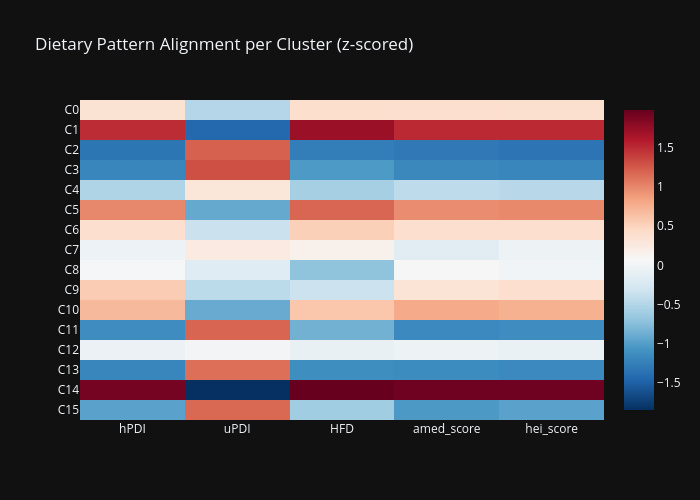

Write notebook code for a chart like this one.
### Markdown cell above
---
## 9. Dietary Pattern Alignment

### Code cell
pattern_df_raw = rows_to_df(load_strict_xlsx(TABLE5_FILE, 2))
pattern_matrix = pattern_df_raw.pivot(index='species', columns='variable', values='spearman_r')
pattern_135 = pattern_matrix.reindex(important_species).fillna(0)

key_indices = ['hPDI', 'uPDI', 'HFD', 'amed_score', 'hei_score']
available_indices = [k for k in key_indices if k in pattern_135.columns]
print(f'Available dietary indices: {available_indices}')

diet_alignment = pd.DataFrame(index=range(K))
for ci in range(K):
    centroid = pd.Series(centroids_original[ci], index=important_species)
    for idx in available_indices:
        diet_alignment.loc[ci, idx] = float(pattern_135[idx].values @ centroid.values)

diet_alignment.index.name = 'cluster'

if available_indices:
    da_normed = diet_alignment[available_indices].apply(lambda x: (x - x.mean()) / x.std() if x.std() > 0 else 0)
    fig = px.imshow(da_normed.values, x=available_indices, y=[f'C{i}' for i in range(K)],
        color_continuous_scale='RdBu_r', aspect='auto',
        title='Dietary Pattern Alignment per Cluster (z-scored)',
        template=PLOTLY_DARK, width=700, height=500)
    fig.show()

print(diet_alignment.round(6).to_string())

### Figure 1 — Plotly figure (JSON) as saved in the notebook; plotly's stock layout.template omitted (floating-point values rounded to 4 significant figures)
{"data": [{"coloraxis": "coloraxis", "hovertemplate": "x: %{x}<br>y: %{y}<br>color: %{z}<extra></extra>", "name": "0", "type": "heatmap", "x": ["hPDI", "uPDI", "HFD", "amed_score", "hei_score"], "xaxis": "x", "y": ["C0", "C1", "C2", "C3", "C4", "C5", "C6", "C7", "C8", "C9", "C10", "C11", "C12", "C13", "C14", "C15"], "yaxis": "y", "z": [[0.3446, -0.49, 0.4014, 0.3975, 0.3824], [1.488, -1.431, 1.718, 1.501, 1.501], [-1.327, 1.209, -1.257, -1.296, -1.34], [-1.19, 1.299, -1.023, -1.171, -1.191], [-0.5198, 0.3016, -0.5718, -0.4375, -0.4658], [0.9975, -0.911, 1.18, 0.9706, 0.9864], [0.3946, -0.3527, 0.5299, 0.3942, 0.396], [-0.03902, 0.2404, 0.162, -0.1388, -0.03248], [0.04282, -0.167, -0.707, 0.07835, 0.004204], [0.5563, -0.4503, -0.3461, 0.3395, 0.3945], [0.6883, -0.8964, 0.5915, 0.7931, 0.7472], [-1.136, 1.184, -0.8479, -1.165, -1.128], [-0.0561, 0.01321, -0.07588, -0.03118, -0.05896], [-1.186, 1.13, -1.125, -1.14, -1.165], [1.91, -1.842, 1.977, 1.938, 1.938], [-0.9685, 1.164, -0.6061, -1.032, -0.969]]}], "layout": {"coloraxis": {"colorscale": [[0, "rgb(5,48,97)"], [0.1, "rgb(33,102,172)"], [0.2, "rgb(67,147,195)"], [0.3, "rgb(146,197,222)"], [0.4, "rgb(209,229,240)"], [0.5, "rgb(247,247,247)"], [0.6, "rgb(253,219,199)"], [0.7, "rgb(244,165,130)"], [0.8, "rgb(214,96,77)"], [0.9, "rgb(178,24,43)"], [1, "rgb(103,0,31)"]]}, "height": 500, "title": {"text": "Dietary Pattern Alignment per Cluster (z-scored)"}, "width": 700, "xaxis": {"anchor": "y", "domain": [0, 1]}, "yaxis": {"anchor": "x", "autorange": "reversed", "domain": [0, 1]}}}
